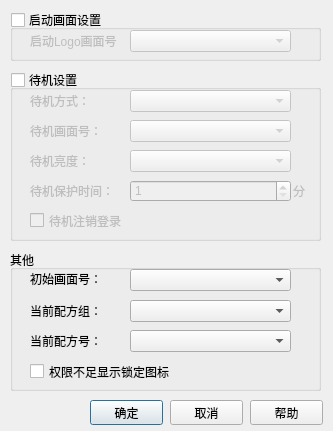
<?xml version="1.0" encoding="UTF-8"?>
<ui version="4.0">
 <class>NewInitSet</class>
 <widget class="QDialog" name="NewInitSet">
  <property name="geometry">
   <rect>
    <x>0</x>
    <y>0</y>
    <width>333</width>
    <height>431</height>
   </rect>
  </property>
  <property name="windowTitle">
   <string>Dialog</string>
  </property>
  <widget class="QGroupBox" name="groupBox">
   <property name="geometry">
    <rect>
     <x>10</x>
     <y>10</y>
     <width>311</width>
     <height>51</height>
    </rect>
   </property>
   <property name="title">
    <string>启动画面设置</string>
   </property>
   <property name="checkable">
    <bool>true</bool>
   </property>
   <property name="checked">
    <bool>false</bool>
   </property>
   <widget class="QLabel" name="label">
    <property name="geometry">
     <rect>
      <x>20</x>
      <y>20</y>
      <width>91</width>
      <height>21</height>
     </rect>
    </property>
    <property name="text">
     <string>启动Logo画面号：</string>
    </property>
   </widget>
   <widget class="QComboBox" name="comboBox_logoNum">
    <property name="geometry">
     <rect>
      <x>120</x>
      <y>20</y>
      <width>161</width>
      <height>22</height>
     </rect>
    </property>
   </widget>
  </widget>
  <widget class="QGroupBox" name="groupBox_2">
   <property name="geometry">
    <rect>
     <x>10</x>
     <y>250</y>
     <width>311</width>
     <height>141</height>
    </rect>
   </property>
   <property name="title">
    <string>其他</string>
   </property>
   <widget class="QLabel" name="label_4">
    <property name="geometry">
     <rect>
      <x>20</x>
      <y>21</y>
      <width>91</width>
      <height>16</height>
     </rect>
    </property>
    <property name="text">
     <string>初始画面号：</string>
    </property>
   </widget>
   <widget class="QLabel" name="label_10">
    <property name="geometry">
     <rect>
      <x>20</x>
      <y>53</y>
      <width>91</width>
      <height>16</height>
     </rect>
    </property>
    <property name="text">
     <string>当前配方组：</string>
    </property>
   </widget>
   <widget class="QComboBox" name="comboBox">
    <property name="geometry">
     <rect>
      <x>120</x>
      <y>19</y>
      <width>161</width>
      <height>22</height>
     </rect>
    </property>
   </widget>
   <widget class="QComboBox" name="comboBox_peifang">
    <property name="geometry">
     <rect>
      <x>120</x>
      <y>50</y>
      <width>161</width>
      <height>22</height>
     </rect>
    </property>
   </widget>
   <widget class="QLabel" name="label_12">
    <property name="geometry">
     <rect>
      <x>20</x>
      <y>83</y>
      <width>91</width>
      <height>16</height>
     </rect>
    </property>
    <property name="text">
     <string>当前配方号：</string>
    </property>
   </widget>
   <widget class="QComboBox" name="comboBox_peifang_2">
    <property name="geometry">
     <rect>
      <x>120</x>
      <y>80</y>
      <width>161</width>
      <height>22</height>
     </rect>
    </property>
   </widget>
   <widget class="QCheckBox" name="checkBox">
    <property name="geometry">
     <rect>
      <x>20</x>
      <y>111</y>
      <width>261</width>
      <height>21</height>
     </rect>
    </property>
    <property name="text">
     <string>权限不足显示锁定图标</string>
    </property>
   </widget>
  </widget>
  <widget class="QGroupBox" name="groupBox_3">
   <property name="geometry">
    <rect>
     <x>10</x>
     <y>70</y>
     <width>311</width>
     <height>171</height>
    </rect>
   </property>
   <property name="title">
    <string>待机设置</string>
   </property>
   <property name="checkable">
    <bool>true</bool>
   </property>
   <property name="checked">
    <bool>false</bool>
   </property>
   <widget class="QComboBox" name="comboBox_standbyModel">
    <property name="geometry">
     <rect>
      <x>120</x>
      <y>20</y>
      <width>161</width>
      <height>22</height>
     </rect>
    </property>
   </widget>
   <widget class="QLabel" name="label_5">
    <property name="geometry">
     <rect>
      <x>20</x>
      <y>20</y>
      <width>91</width>
      <height>21</height>
     </rect>
    </property>
    <property name="text">
     <string>待机方式：</string>
    </property>
   </widget>
   <widget class="QLabel" name="label_6">
    <property name="geometry">
     <rect>
      <x>20</x>
      <y>50</y>
      <width>91</width>
      <height>21</height>
     </rect>
    </property>
    <property name="text">
     <string>待机画面号：</string>
    </property>
   </widget>
   <widget class="QLabel" name="label_7">
    <property name="geometry">
     <rect>
      <x>20</x>
      <y>80</y>
      <width>91</width>
      <height>21</height>
     </rect>
    </property>
    <property name="text">
     <string>待机亮度：</string>
    </property>
   </widget>
   <widget class="QComboBox" name="comboBox_standbyLight">
    <property name="geometry">
     <rect>
      <x>120</x>
      <y>80</y>
      <width>161</width>
      <height>22</height>
     </rect>
    </property>
   </widget>
   <widget class="QLabel" name="label_8">
    <property name="geometry">
     <rect>
      <x>20</x>
      <y>110</y>
      <width>91</width>
      <height>21</height>
     </rect>
    </property>
    <property name="text">
     <string>待机保护时间：</string>
    </property>
   </widget>
   <widget class="QSpinBox" name="spinBox_standbyTime">
    <property name="geometry">
     <rect>
      <x>120</x>
      <y>110</y>
      <width>161</width>
      <height>22</height>
     </rect>
    </property>
    <property name="minimum">
     <number>1</number>
    </property>
   </widget>
   <widget class="QLabel" name="label_9">
    <property name="geometry">
     <rect>
      <x>283</x>
      <y>113</y>
      <width>20</width>
      <height>16</height>
     </rect>
    </property>
    <property name="text">
     <string>分</string>
    </property>
   </widget>
   <widget class="QCheckBox" name="checkBox_standbyLogin">
    <property name="geometry">
     <rect>
      <x>20</x>
      <y>140</y>
      <width>241</width>
      <height>21</height>
     </rect>
    </property>
    <property name="text">
     <string>待机注销登录</string>
    </property>
   </widget>
   <widget class="QComboBox" name="comboBox_standbyNum">
    <property name="geometry">
     <rect>
      <x>120</x>
      <y>50</y>
      <width>161</width>
      <height>22</height>
     </rect>
    </property>
   </widget>
  </widget>
  <widget class="QPushButton" name="pushButton_sure">
   <property name="geometry">
    <rect>
     <x>90</x>
     <y>400</y>
     <width>73</width>
     <height>25</height>
    </rect>
   </property>
   <property name="text">
    <string>确定</string>
   </property>
  </widget>
  <widget class="QPushButton" name="pushButton_cancel">
   <property name="geometry">
    <rect>
     <x>170</x>
     <y>400</y>
     <width>73</width>
     <height>25</height>
    </rect>
   </property>
   <property name="text">
    <string>取消</string>
   </property>
  </widget>
  <widget class="QPushButton" name="helpbtn">
   <property name="geometry">
    <rect>
     <x>250</x>
     <y>400</y>
     <width>73</width>
     <height>25</height>
    </rect>
   </property>
   <property name="text">
    <string>帮助</string>
   </property>
  </widget>
 </widget>
 <resources/>
 <connections/>
</ui>
